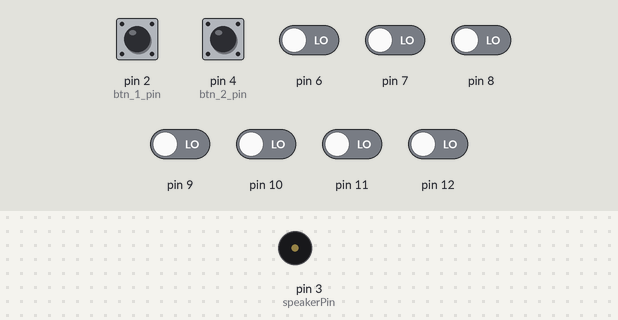
The sketch below on a simulated Arduino Uno, built with avr-gcc and run on an emulated ATmega328P. Shown: buzzer (waves = sounding). The test bench sets the inputs (shaded band); at power-on: pin 2 (btn_1_pin), pin 4 (btn_2_pin) HIGH, pin 6–12 LOW.

Above: at 1.2 s.
1.3 s: pin 6 driven HIGH
At 2.2 s:
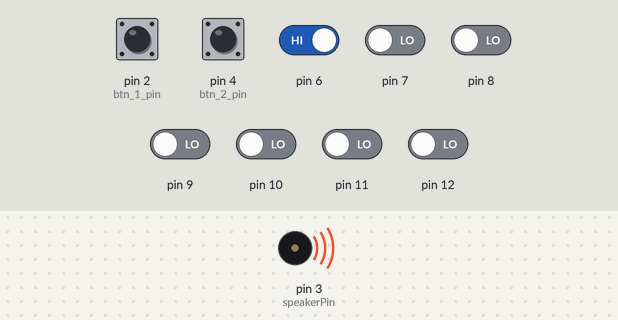
Timing chart, 0 to 4.3 s (numbered marks = the images above; inputs shaded):
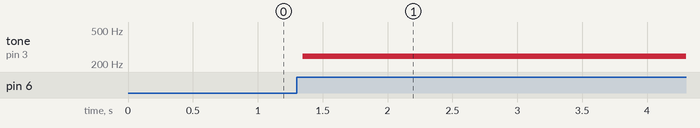

Measured:
- after the input at 1.3 s, tone on pin 3 (speakerPin): silent → 245 Hz after 0.05 s

The sketch:

piano.ino
```cpp
int speakerPin = 3;
int var_resistor = A1;
int btn_1_pin = 2;
int btn_2_pin = 4;

int current_b = 0;
bool btn_1 = false;
bool btn_2 = false;

int change_tone = 0;

void setup() {
  pinMode(speakerPin, OUTPUT);
  pinMode(btn_1_pin, INPUT);
  pinMode(btn_2_pin, INPUT);

  digitalWrite(btn_1_pin, HIGH);
  digitalWrite(btn_2_pin, HIGH);

  pinMode(6, INPUT);
  pinMode(7, INPUT);
  pinMode(8, INPUT);
  pinMode(9, INPUT);
  pinMode(10, INPUT);
  pinMode(11, INPUT);
  pinMode(12, INPUT);

  digitalWrite(6, LOW);
  digitalWrite(7, LOW);
  digitalWrite(8, LOW);
  digitalWrite(9, LOW);
  digitalWrite(10, LOW);
  digitalWrite(11, LOW);
  digitalWrite(12, LOW);

}

void loop() {

  for (int i = 6; i <= 12; i++) {

    if (digitalRead(i) == HIGH) {
      change_tone = analogRead(var_resistor);
      btn_1 = digitalRead(btn_1_pin);
      btn_2 = digitalRead(btn_2_pin);
      current_b = i;
      playNote(i);
    }

  }
}


void playTone(int tone) {

  if (btn_1 == HIGH && btn_2 == HIGH) {

    while (digitalRead(current_b)) {
      digitalWrite(speakerPin, HIGH);
      delayMicroseconds(tone);
      digitalWrite(speakerPin, LOW);
      delayMicroseconds(tone);
    }

  }
  if (btn_1 == LOW && btn_2 == HIGH) {

    for (long i = 0; i < 300000; i = i + tone * 2) {

      digitalWrite(speakerPin, HIGH);
      delayMicroseconds(tone);
      digitalWrite(speakerPin, LOW);
      delayMicroseconds(tone);
    }

  }
  if (btn_1 == HIGH && btn_2 == LOW) {

    for (long i = 0; i < 200000; i = i + tone * 2) {
      digitalWrite(speakerPin, HIGH);
      delayMicroseconds(tone);
      digitalWrite(speakerPin, LOW);
      delayMicroseconds(tone);
    }

  }

  if (btn_1 == LOW && btn_2 == LOW) {

    for (long i = 0; i < 100000; i = i + tone * 2) {
      digitalWrite(speakerPin, HIGH);
      delayMicroseconds(tone);
      digitalWrite(speakerPin, LOW);
      delayMicroseconds(tone);
    }

  }

}

void playNote(int note) {

  int names[] = { 12, 11, 10, 9, 8, 7, 6 };
  int tones[] = { 1915, 1700, 1519, 1432, 1275, 1136, 1014 };//for digital

  // проиграть тон, соответствующий ноте
  for (int i = 0; i < 7; i++) {
    if (names[i] == note) {
      if (change_tone > 500) {
        playTone(tones[i] + change_tone * 2);
      } else {
        playTone(tones[i] - (500 - change_tone) * 2);
      }

    }
  }
}
```
